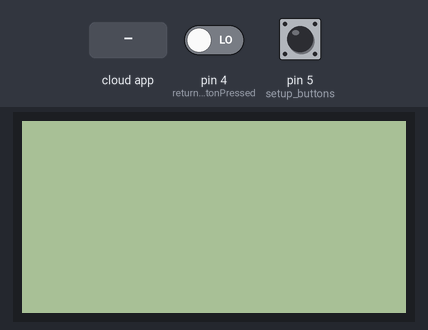
Bench run of a sketch on a simulated Arduino Uno, built with avr-gcc and run on an emulated ATmega328P. On the bench: 128×64 one-colour display. Inputs (shaded band) come from the test bench; at power-on: pin 4 (returnButtonPressed) LOW, pin 5 (setup_buttons) HIGH. The ROS host is connected and sends only what is stated.

Above: at 1.2 s.
1.3 s: the phone or cloud app sets term2_displayScreenX to 1
At 2.3 s:
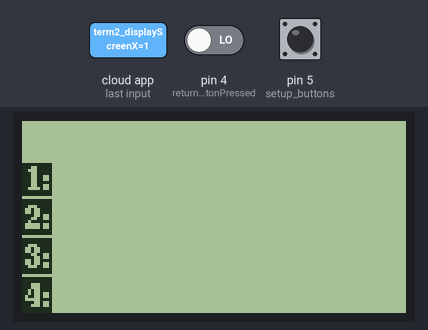
3.3 s: the phone or cloud app sets term2_displayScreenX to 3
At 4.9 s:
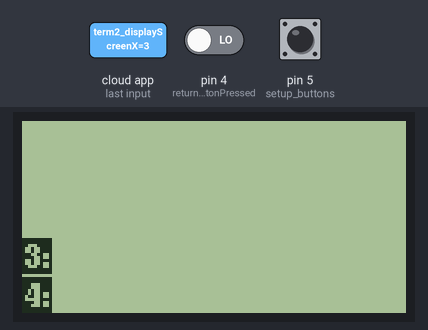
5.2 s: the phone or cloud app sets term2_displayScreenX to 4
At 5.28 s:
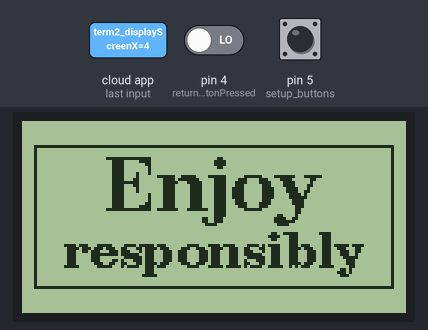
Timing chart, 0 to 8.2 s (numbered marks = the images above; inputs shaded):
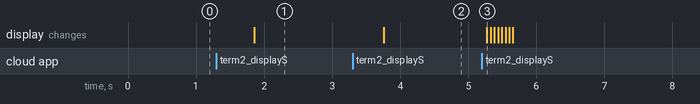

The sketch:

HCR_combo_terminal_code.ino
```cpp
//README
//default buffer sizes are too big leading to arduino running out of dynamic memory and misbehaving, to solve the problem change the following files to:
//arduino side file: Arduino/libraries/Rosserial_Arduino_library/src/ros.h ----->  typedef NodeHandle_<ArduinoHardware, 5, 5, 120, 120,FlashReadOutBuffer_> NodeHandle;
//ubuntu ros side file: catkin_ws/src/rosserial/rosserial_arduino/src/ros_lib -----> typedef NodeHandle_<ArduinoHardware, 5, 5, 120, 120> NodeHandle;

//since there will be two arduino button terminals remember to create two serial_node.py in directory /home/monti/catkin_ws/src/rosserial/rosserial_python/nodes,call them
//serial_node.py and serial_node2.py, launch two serial ports using the below command and change the python and port number, also make sure the sketch uploaded to each
//individual arduino calls its topics differently, ie term1_displayScreenX, term2_displayScreenX, term1_buttonPressed,term2_buttonPressed

//How to use:
//connect to arduino via Serial using : rosrun rosserial_python serial_node.py _port:=/dev/ttyUSB0
//to read the serial from arduino:      rostopic echo term1_buttonOut
//to send data to the arduino:          rostopic pub term1_screenIn std_msgs/UInt8 1 -1
//replace first "1" with the unisgned 8 bit integer of your choise

//Libraries used
#include <U8g2lib.h> //screen library
#include <ros.h>     //ROS libraries
#include <std_msgs/UInt8.h>


U8G2_ST7920_128X64_1_HW_SPI u8g2(U8G2_R0, /* CS=*/ 10, /* reset=*/ 8); //screen we are using with hardware SPI in mode 1 for less dynamic memory (aka static RAM = 2Kb) usage


ros::NodeHandle nh;
uint8_t rosInputNum = 0;
void messageCb( const std_msgs::UInt8& msg)
{
  rosInputNum = msg.data;
}
std_msgs::UInt8 test;
ros::Subscriber<std_msgs::UInt8> s("term2_displayScreenX", &messageCb);  //subscribes to topic term1_displayScreenX and calls routine "messageCb" as soon as there are new data
ros::Publisher p("term2_buttonPressed", &test);                          //echoes/publishes out on "term1_buttounPressed" the data in "test"


//SETUP--SETUP--SETUP--SETUP--SETUP--SETUP--SETUP--SETUP--SETUP--SETUP--SETUP--SETUP--SETUP--SETUP--SETUP--SETUP--SETUP--SETUP--SETUP--SETUP--SETUP
//SETUP--SETUP--SETUP--SETUP--SETUP--SETUP--SETUP--SETUP--SETUP--SETUP--SETUP--SETUP--SETUP--SETUP--SETUP--SETUP--SETUP--SETUP--SETUP--SETUP--SETUP
//SETUP--SETUP--SETUP--SETUP--SETUP--SETUP--SETUP--SETUP--SETUP--SETUP--SETUP--SETUP--SETUP--SETUP--SETUP--SETUP--SETUP--SETUP--SETUP--SETUP--SETUP

void setup()
{
  u8g2.begin();   //start screen
  u8g2.setFont(u8g2_font_ncenB14_tr);

  pinMode(5,INPUT);  //setup buttons
  pinMode(4,INPUT);
  pinMode(3,INPUT);
  pinMode(2,INPUT);

  nh.initNode();      //initialise ROS nodes
  nh.advertise(p);    //sets up publisher
  nh.subscribe(s);    //sets up subscriber
}


//LOOP--LOOP--LOOP--LOOP--LOOP--LOOP--LOOP--LOOP--LOOP--LOOP--LOOP--LOOP--LOOP--LOOP--LOOP--LOOP--LOOP--LOOP--LOOP--LOOP--LOOP--LOOP--LOOP--LOOP--LOOP
//LOOP--LOOP--LOOP--LOOP--LOOP--LOOP--LOOP--LOOP--LOOP--LOOP--LOOP--LOOP--LOOP--LOOP--LOOP--LOOP--LOOP--LOOP--LOOP--LOOP--LOOP--LOOP--LOOP--LOOP--LOOP
//LOOP--LOOP--LOOP--LOOP--LOOP--LOOP--LOOP--LOOP--LOOP--LOOP--LOOP--LOOP--LOOP--LOOP--LOOP--LOOP--LOOP--LOOP--LOOP--LOOP--LOOP--LOOP--LOOP--LOOP--LOOP

void loop()

{
  chooseDisplay(rosInputNum);
  sendButtonPressed();
  nh.spinOnce();
  delay(10);
}

//FUNCTIONS--FUNCTIONS--FUNCTIONS--FUNCTIONS--FUNCTIONS--FUNCTIONS--FUNCTIONS--FUNCTIONS--FUNCTIONS--FUNCTIONS--FUNCTIONS--FUNCTIONS--FUNCTIONS--FUNCTIONS
//FUNCTIONS--FUNCTIONS--FUNCTIONS--FUNCTIONS--FUNCTIONS--FUNCTIONS--FUNCTIONS--FUNCTIONS--FUNCTIONS--FUNCTIONS--FUNCTIONS--FUNCTIONS--FUNCTIONS--FUNCTIONS
//FUNCTIONS--FUNCTIONS--FUNCTIONS--FUNCTIONS--FUNCTIONS--FUNCTIONS--FUNCTIONS--FUNCTIONS--FUNCTIONS--FUNCTIONS--FUNCTIONS--FUNCTIONS--FUNCTIONS--FUNCTIONS

void sendButtonPressed()
{
  static char previousButtonPressed = '0';
  char buttonPressed = returnButtonPressed();

  if (buttonPressed != previousButtonPressed)
  {
    previousButtonPressed = buttonPressed;
    test.data = buttonPressed;
    p.publish( &test );
  }
}

void chooseDisplay(uint8_t inputNum)
{
  static uint8_t previousNum = 0;
  if (previousNum != inputNum)
  {
    previousNum = inputNum;
    switch(inputNum)
      {
        case 1: printChooseDrinksDisplay();     break;
        case 2: printPouringWaitDisplay();      break;
        case 3: printWantAnotherDrinkDisplay(); break;
        case 4: printEnjoyDrinkDisplay();       break;
      }
  }
    else{return;}
}

void printChooseDrinksDisplay()
{
  u8g2.firstPage();
  do{
      u8g2.setFontMode(1);  // activate transparent font mode
      u8g2.setDrawColor(1); // color 1 for the box
      u8g2.drawBox(0, 14, 10, 54);
      u8g2.setFont(u8g2_font_ncenB08_tr); //reduced font 'tr' to save memory space
      u8g2.setDrawColor(2);
      u8g2.drawStr(1, 9, "Choose your drink:");
      u8g2.drawHLine(0,12,128);
      u8g2.drawHLine(0,25,10);
      u8g2.drawHLine(0,38,10);
      u8g2.drawHLine(0,51,10);
      u8g2.drawHLine(0,64,10);
      u8g2.drawStr(1, 23, "1: Stella Artois");
      u8g2.drawStr(1, 36, "2: Heineken");
      u8g2.drawStr(1, 49, "3: Guiness");
      u8g2.drawStr(1, 62, "4: Non-Alcoholic");
    }while ( u8g2.nextPage() );
}

void printPouringWaitDisplay()
{
  u8g2.firstPage();
  do{
      u8g2.setFont(u8g2_font_ncenB18_tr);
      u8g2.drawFrame(4,8,120,48);
      u8g2.drawStr(10, 30, "Pouring");
      u8g2.setFont(u8g2_font_ncenB12_tr);
      u8g2.drawStr(9, 49, "please wait...");
    }while (u8g2.nextPage());
  delay(500);
}

void printWantAnotherDrinkDisplay()
{
  u8g2.firstPage();
  do{
      u8g2.setFontMode(1);  // activate transparent font mode
      u8g2.setDrawColor(1); // color 1 for the box
      u8g2.drawBox(0, 39, 10, 45);
      u8g2.setFont(u8g2_font_ncenB08_tr);
      u8g2.setDrawColor(2);
      u8g2.drawStr(1, 9, "Would you like");
      u8g2.drawStr(1, 20, "another drink?");
      u8g2.drawHLine(0,23,128);
      u8g2.drawHLine(0,51,10);
      u8g2.drawHLine(0,64,10);
      u8g2.drawStr(1, 49, "3: Yes, please");
      u8g2.drawStr(1, 62, "4: No, thank you");
    }while ( u8g2.nextPage() );

}

void printEnjoyDrinkDisplay()
{
  u8g2.firstPage();
  do{
      u8g2.setFont(u8g2_font_ncenB18_tr);
      u8g2.drawFrame(4,8,120,48);
      u8g2.drawStr(27, 30, "Enjoy");
      u8g2.setFont(u8g2_font_ncenB12_tr);
      u8g2.drawStr(14, 49, "responsibly");
      u8g2.sendBuffer();          // transfer internal memory to the display
    }while ( u8g2.nextPage() );
}

char returnButtonPressed()
{
  if (digitalRead(5) == LOW){return 1;}
  else if (digitalRead(4) == LOW){return 2;}
  else if (digitalRead(3) == LOW){return 3;}
  else if (digitalRead(2) == LOW){return 4;}
  else return 0;
}
```

Measured:
- after the input at 1.3 s, the display: changes after 0.56 s (image 1)
- after the input at 3.3 s, the display: changes after 0.46 s (image 2)
- after the input at 5.2 s, the display: changes after 0.07 s (image 3)
